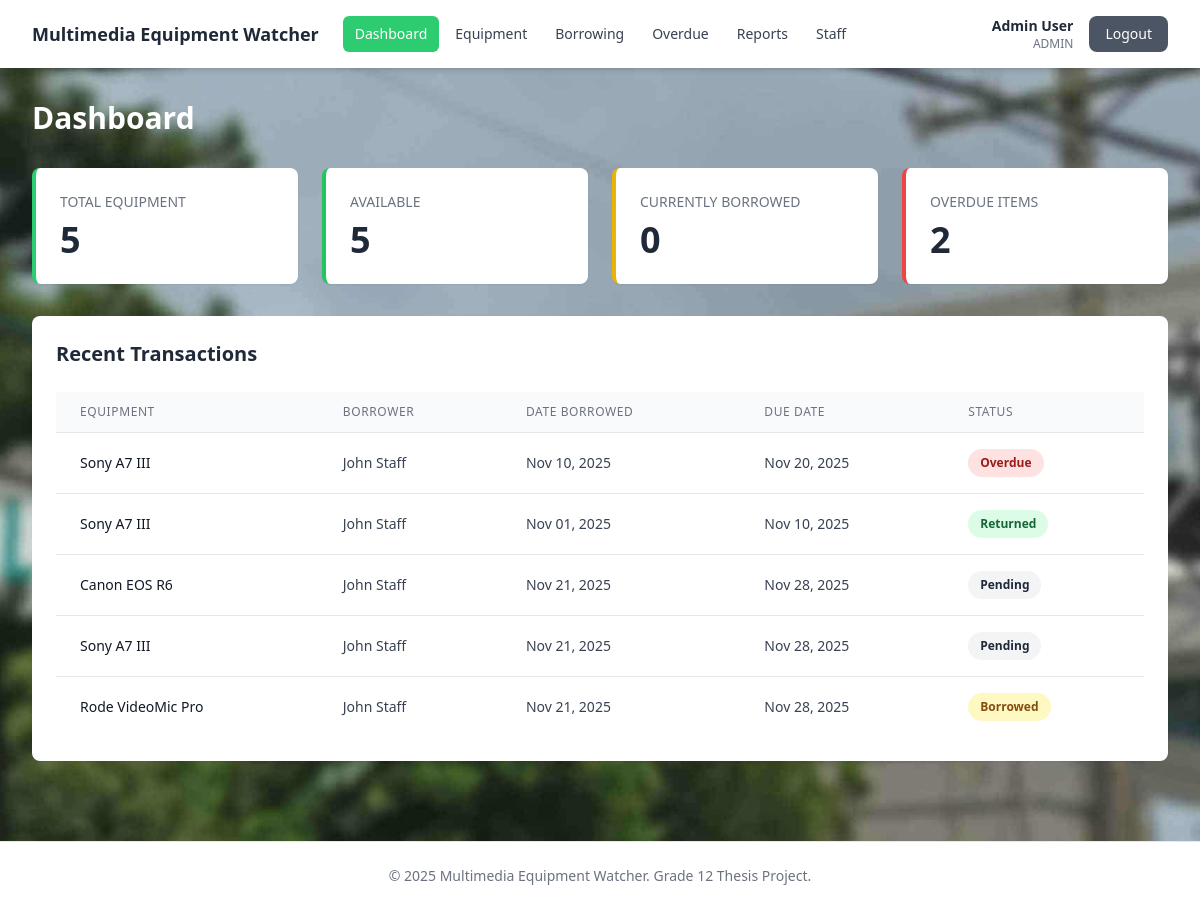
/dashboard.php (signed in), run on the app's committed database.
### tables this page shows
CREATE TABLE borrowing_transactions (
    id INT AUTO_INCREMENT PRIMARY KEY,
    equipment_id INT NOT NULL,
    user_id INT NOT NULL,
    quantity INT NOT NULL DEFAULT 1,
    quantity_returned INT NOT NULL DEFAULT 0,
    date_borrowed DATE NOT NULL,
    due_date DATE NOT NULL,
    date_returned DATE NULL,
    status ENUM('pending', 'borrowed', 'returned', 'partially_returned', 'lost') NOT NULL DEFAULT 'pending',
    remarks TEXT NULL,
    created_at TIMESTAMP DEFAULT CURRENT_TIMESTAMP,
    FOREIGN KEY (equipment_id) REFERENCES equipment(id) ON DELETE CASCADE,
    FOREIGN KEY (user_id) REFERENCES users(id) ON DELETE CASCADE
);

CREATE TABLE equipment (
    id INT AUTO_INCREMENT PRIMARY KEY,
    name VARCHAR(100) NOT NULL,
    description TEXT,
    category VARCHAR(50),
    total_quantity INT NOT NULL DEFAULT 1,
    available_quantity INT NOT NULL DEFAULT 1,
    status ENUM('available', 'borrowed', 'damaged', 'lost') NOT NULL DEFAULT 'available',
    created_at TIMESTAMP DEFAULT CURRENT_TIMESTAMP
);

CREATE TABLE users (
    id INT AUTO_INCREMENT PRIMARY KEY,
    name VARCHAR(100) NOT NULL,
    email VARCHAR(100) NOT NULL UNIQUE,
    password VARCHAR(255) NOT NULL,
    role ENUM('admin', 'staff') NOT NULL DEFAULT 'staff',
    is_active TINYINT(1) NOT NULL DEFAULT 0,
    created_at TIMESTAMP DEFAULT CURRENT_TIMESTAMP
);

### config/database.php (called while the page is built, shortened)
<?php
function isAdmin() {
    return isset($_SESSION['role']) && $_SESSION['role'] === 'admin';
}
function getCurrentUser() {
    return [
        'id' => $_SESSION['user_id'] ?? null,
        'name' => $_SESSION['user_name'] ?? null,
        'email' => $_SESSION['user_email'] ?? null,
        'role' => $_SESSION['role'] ?? null
    ];
}

### dashboard.php (the view, shortened to what this page needs)
<?php
require_once 'includes/header.php';
$pdo = getDBConnection();
$totalEquipment = $pdo->query("SELECT COUNT(*) FROM equipment")->fetchColumn();
$availableEquipment = $pdo->query("SELECT COUNT(*) FROM equipment WHERE status = 'available'")->fetchColumn();
$borrowedEquipment = $pdo->query("SELECT COUNT(*) FROM equipment WHERE status = 'borrowed'")->fetchColumn();
$overdueTransactions = $pdo->query("SELECT COUNT(*) FROM borrowing_transactions WHERE status = 'borrowed' AND due_date < CURDATE()")->fetchColumn();
$recentTransactions = $pdo->query("
    SELECT bt.*, e.name as equipment_name, u.name as borrower_name
    FROM borrowing_transactions bt
    JOIN equipment e ON bt.equipment_id = e.id
    JOIN users u ON bt.user_id = u.id
    ORDER BY bt.created_at DESC
    LIMIT 5
")->fetchAll();
?>
<div class="mb-8">
    <h2 class="text-3xl font-bold text-white">Dashboard</h2>
</div>
<div class="grid grid-cols-1 md:grid-cols-2 lg:grid-cols-4 gap-6 mb-8">
    <div class="bg-white rounded-lg shadow-sm p-6 border-l-4 border-primary">
        <h3 class="text-sm font-medium text-gray-500 uppercase mb-2">Total Equipment</h3>
        <p class="text-4xl font-bold text-gray-800"><?php echo $totalEquipment; ?></p>
    </div>
    <div class="bg-white rounded-lg shadow-sm p-6 border-l-4 border-green-500">
        <h3 class="text-sm font-medium text-gray-500 uppercase mb-2">Available</h3>
        <p class="text-4xl font-bold text-gray-800"><?php echo $availableEquipment; ?></p>
    </div>
    <div class="bg-white rounded-lg shadow-sm p-6 border-l-4 border-yellow-500">
        <h3 class="text-sm font-medium text-gray-500 uppercase mb-2">Currently Borrowed</h3>
        <p class="text-4xl font-bold text-gray-800"><?php echo $borrowedEquipment; ?></p>
    </div>
    <div class="bg-white rounded-lg shadow-sm p-6 border-l-4 border-red-500">
        <h3 class="text-sm font-medium text-gray-500 uppercase mb-2">Overdue Items</h3>
        <p class="text-4xl font-bold text-gray-800"><?php echo $overdueTransactions; ?></p>
    </div>
</div>
<div class="bg-white rounded-lg shadow-sm p-6">
    <h3 class="text-xl font-semibold text-gray-800 mb-6">Recent Transactions</h3>
    <?php if (count($recentTransactions) > 0): ?>
        <div class="overflow-x-auto">
            <table class="min-w-full divide-y divide-gray-200">
                <thead class="bg-gray-50">
                    <tr>
                        <th class="px-6 py-3 text-left text-xs font-medium text-gray-500 uppercase tracking-wider">Equipment</th>
                        <th class="px-6 py-3 text-left text-xs font-medium text-gray-500 uppercase tracking-wider">Borrower</th>
                        <th class="px-6 py-3 text-left text-xs font-medium text-gray-500 uppercase tracking-wider">Date Borrowed</th>
                        <th class="px-6 py-3 text-left text-xs font-medium text-gray-500 uppercase tracking-wider">Due Date</th>
                        <th class="px-6 py-3 text-left text-xs font-medium text-gray-500 uppercase tracking-wider">Status</th>
                    </tr>
                </thead>
                <tbody class="bg-white divide-y divide-gray-200">
                    <?php foreach ($recentTransactions as $transaction): ?>
                        <?php
                        $statusClass = 'bg-gray-100 text-gray-800';
                        $statusText = ucfirst($transaction['status']);
                        if ($transaction['status'] === 'returned') {
                            $statusClass = 'bg-green-100 text-green-800';
                        } elseif ($transaction['status'] === 'borrowed' && $transaction['due_date'] < date('Y-m-d')) {
                            $statusClass = 'bg-red-100 text-red-800';
                            $statusText = 'Overdue';
                        } elseif ($transaction['status'] === 'borrowed') {
                            $statusClass = 'bg-yellow-100 text-yellow-800';
                        }
                        ?>
                        <tr class="hover:bg-gray-50">
                            <td class="px-6 py-4 whitespace-nowrap text-sm font-medium text-gray-900"><?php echo htmlspecialchars($transaction['equipment_name']); ?></td>
                            <td class="px-6 py-4 whitespace-nowrap text-sm text-gray-700"><?php echo htmlspecialchars($transaction['borrower_name'] ?? 'Unknown'); ?></td>
                            <td class="px-6 py-4 whitespace-nowrap text-sm text-gray-700"><?php echo date('M d, Y', strtotime($transaction['date_borrowed'])); ?></td>
                            <td class="px-6 py-4 whitespace-nowrap text-sm text-gray-700"><?php echo date('M d, Y', strtotime($transaction['due_date'])); ?></td>
                            <td class="px-6 py-4 whitespace-nowrap">
                                <span class="px-3 py-1 inline-flex text-xs leading-5 font-semibold rounded-full <?php echo $statusClass; ?>">
                                    <?php echo $statusText; ?>
                                </span>
                            </td>
                        </tr>
                    <?php endforeach; ?>
                </tbody>
            </table>
        </div>
    <?php endif; ?>
</div>
<?php require_once 'includes/footer.php'; ?>

### includes/header.php (shortened to what this page needs)
<?php
require_once __DIR__ . '/../config/database.php';
$currentUser = getCurrentUser();
$currentPage = basename($_SERVER['PHP_SELF']);
?>
<!DOCTYPE html>
<html lang="en">
<head>
    <script src="https://cdn.tailwindcss.com"></script>
</head>
<body class="bg-gray-50" style="background-image: url('/images/background.jpg'); background-size: cover; background-position: center; background-attachment: fixed;">
    <header class="bg-white shadow-md">
        <div class="max-w-7xl mx-auto px-4 sm:px-6 lg:px-8">
            <div class="flex justify-between items-center py-4">
                <div class="flex items-center space-x-6">
                    <div class="flex items-center space-x-2">
                        <h1 class="text-lg font-bold text-gray-800">Multimedia Equipment Watcher</h1>
                    </div>
                    <nav class="flex space-x-1">
                        <?php if (isAdmin()): ?>
                            <a href="/dashboard.php" class="px-3 py-2 text-sm font-medium rounded-md transition <?php echo $currentPage === 'dashboard.php' ? 'bg-primary text-white' : 'text-gray-700 hover:bg-gray-100'; ?>">Dashboard</a>
                            <a href="/equipment/list.php" class="px-3 py-2 text-sm font-medium rounded-md transition <?php echo strpos($_SERVER['PHP_SELF'], '/equipment/') !== false ? 'bg-primary text-white' : 'text-gray-700 hover:bg-gray-100'; ?>">Equipment</a>
                            <a href="/borrowing/list.php" class="px-3 py-2 text-sm font-medium rounded-md transition <?php echo strpos($_SERVER['PHP_SELF'], '/borrowing/') !== false ? 'bg-primary text-white' : 'text-gray-700 hover:bg-gray-100'; ?>">Borrowing</a>
                            <a href="/overdue/list.php" class="px-3 py-2 text-sm font-medium rounded-md transition <?php echo strpos($_SERVER['PHP_SELF'], '/overdue/') !== false ? 'bg-primary text-white' : 'text-gray-700 hover:bg-gray-100'; ?>">Overdue</a>
                            <a href="/reports/list.php" class="px-3 py-2 text-sm font-medium rounded-md transition <?php echo strpos($_SERVER['PHP_SELF'], '/reports/') !== false ? 'bg-primary text-white' : 'text-gray-700 hover:bg-gray-100'; ?>">Reports</a>
                            <a href="/staff/list.php" class="px-3 py-2 text-sm font-medium rounded-md transition <?php echo strpos($_SERVER['PHP_SELF'], '/staff/') !== false ? 'bg-primary text-white' : 'text-gray-700 hover:bg-gray-100'; ?>">Staff</a>
                        <?php endif; ?>
                    </nav>
                </div>
                <div class="flex items-center space-x-4">
                    <div class="text-right">
                        <p class="text-sm font-semibold text-gray-800"><?php echo htmlspecialchars($currentUser['name']); ?></p>
                        <p class="text-xs text-gray-500 uppercase"><?php echo htmlspecialchars($currentUser['role']); ?></p>
                    </div>
                    <a href="/logout.php" class="px-4 py-2 bg-gray-600 text-white text-sm rounded-lg hover:bg-gray-700 transition">Logout</a>
                </div>
            </div>
        </div>
    </header>
    <main class="max-w-7xl mx-auto px-4 sm:px-6 lg:px-8 py-8" >

### includes/footer.php
    </main>
    <footer class="bg-white border-t border-gray-200 mt-12">
        <div class="max-w-7xl mx-auto px-4 sm:px-6 lg:px-8 py-6">
            <p class="text-center text-sm text-gray-500">&copy; <?php echo date('Y'); ?> Multimedia Equipment Watcher. Grade 12 Thesis Project.</p>
        </div>
    </footer>
</body>
</html>

### data on the page
borrowing_transactions: equipment.name "Sony A7 III", user.name "John Staff", date_borrowed "Nov 10, 2025", due_date "Nov 20, 2025", statusText "Overdue"
borrowing_transactions: equipment.name "Sony A7 III", user.name "John Staff", date_borrowed "Nov 01, 2025", due_date "Nov 10, 2025", status "Returned"
borrowing_transactions: equipment.name "Canon EOS R6", user.name "John Staff", date_borrowed "Nov 21, 2025", due_date "Nov 28, 2025", status "Pending"
borrowing_transactions: equipment.name "Sony A7 III", user.name "John Staff", date_borrowed "Nov 21, 2025", due_date "Nov 28, 2025", status "Pending"
borrowing_transactions: equipment.name "Rode VideoMic Pro", user.name "John Staff", date_borrowed "Nov 21, 2025", due_date "Nov 28, 2025", status "Borrowed"

### other printed values
$currentUser['name'] "Admin User"
$currentUser['role'] "ADMIN"
$totalEquipment "5"
$availableEquipment "5"
$borrowedEquipment "0"
$overdueTransactions "2"
